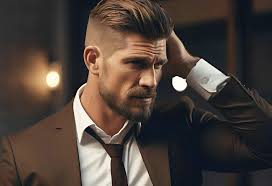
#> input picture images/img3.jpeg, 272 x 186 px
$ python thresholding.py
#> lines starting #> are read from the running program, lines starting #| are printed output that depends on the picture; after the words box and inside, x2 and y2 are one past the last pixel; in counts of white or black regions, pixels touching at a corner belong together
import cv2 as cv
import numpy as np

img = cv.imread('./images/img3.jpeg')
#> img is the input picture: shape (186, 272, 3); mean B, G, R 57.9, 64.4, 75.9
img = cv.resize(img,(400,400))
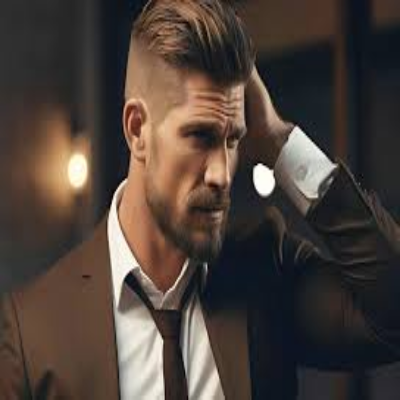
#> img: shape (400, 400, 3); mean B, G, R 57.8, 64.3, 75.8

img = cv.cvtColor(img,cv.COLOR_BGR2GRAY)
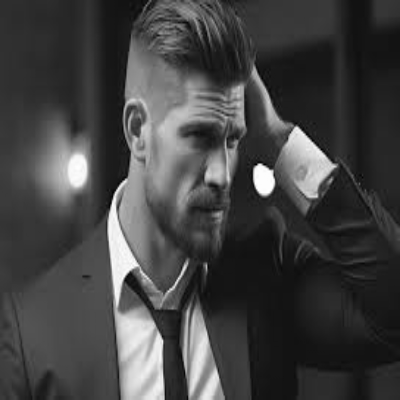
#> img: shape (400, 400); min 2, max 255, mean 67

# Simple Binary Thresholding
threshold,thresh=cv.threshold(img,150,255,cv.THRESH_BINARY)
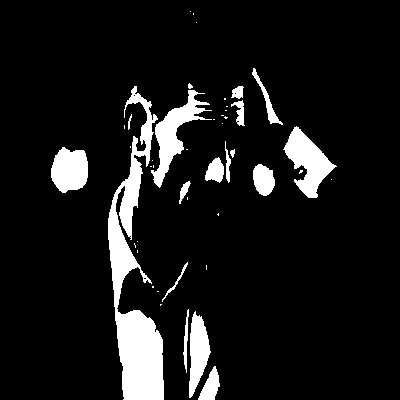
#> thresh: shape (400, 400); 9.7% white; 45 white regions (27 under 20 px), largest, box (x1, y1, x2, y2) and area: (108, 86, 164, 400) 6959, (151, 90, 212, 188) 1772, (283, 126, 337, 198) 1759
cv.imshow("img",thresh)

# inverse thresh

# threshold,thresh_inv=cv.threshold(img,150,255,cv.THRESH_BINARY_INV)
# cv.imshow("img",thresh_inv)


# Adaptive Thresholding
adpt_thresh = cv.adaptiveThreshold(img,255,cv.ADAPTIVE_THRESH_GAUSSIAN_C,cv.THRESH_BINARY_INV,13,3)
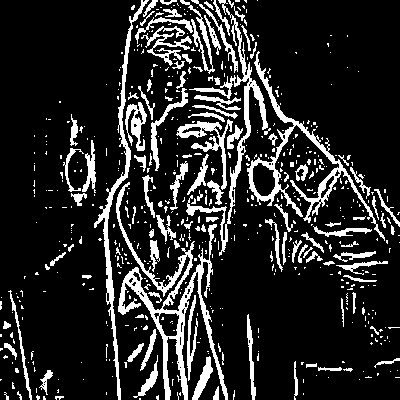
#> adpt_thresh: shape (400, 400); 15.7% white; 597 white regions (486 under 20 px), largest, box (x1, y1, x2, y2) and area: (116, 182, 228, 400) 3859, (247, 51, 385, 241) 2435, (186, 0, 268, 256) 2027
cv.imshow('adpt_thresh',adpt_thresh)


cv.waitKey(0)

$ run again, with images/img1.jpeg copied over images/img3.jpeg
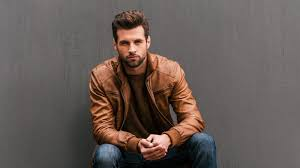
#> input picture images/img1.jpeg, 300 x 168 px
#> img is the input picture: shape (168, 300, 3); mean B, G, R 85.8, 90.2, 101.2
#> `threshold,thresh=cv.threshold(img,150,255,cv.THRESH_BINARY)`:
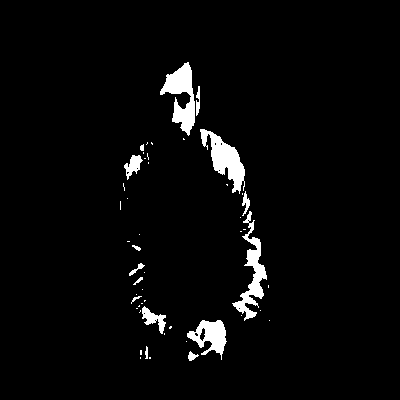
#> thresh: shape (400, 400); 3.4% white; 50 white regions (35 under 20 px), largest, box (x1, y1, x2, y2) and area: (160, 62, 195, 136) 1226, (200, 129, 245, 194) 1208, (232, 211, 267, 321) 1129
#> `adpt_thresh = cv.adaptiveThreshold(img,255,cv.ADAPTIVE_THRESH_GAUSSIAN..`:
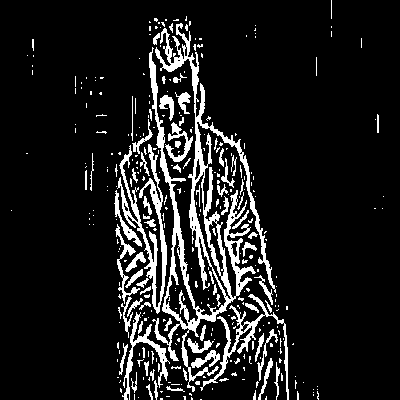
#> adpt_thresh: shape (400, 400); 11.3% white; 345 white regions (270 under 20 px), largest, box (x1, y1, x2, y2) and area: (149, 23, 276, 392) 7678, (117, 144, 167, 314) 1885, (200, 294, 289, 400) 1129

$ run again, with images/img2.jpeg copied over images/img3.jpeg
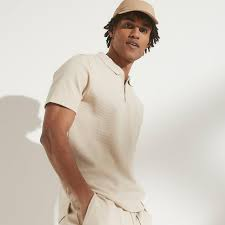
#> input picture images/img2.jpeg, 225 x 225 px
#> img is the input picture: shape (225, 225, 3); mean B, G, R 191.7, 201.9, 210.8
#> `threshold,thresh=cv.threshold(img,150,255,cv.THRESH_BINARY)`:
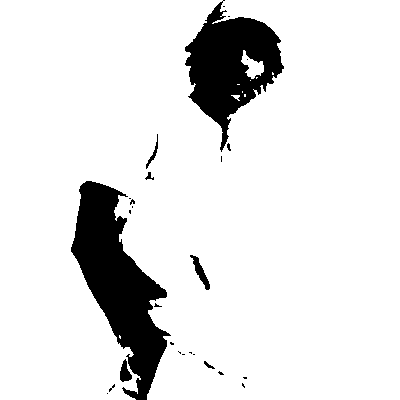
#> thresh: shape (400, 400); 89.1% white; 27 black regions (19 under 20 px), largest, box (x1, y1, x2, y2) and area: (71, 181, 171, 400) 9512, (185, 0, 284, 152) 7215, (190, 255, 210, 290) 227
#> `adpt_thresh = cv.adaptiveThreshold(img,255,cv.ADAPTIVE_THRESH_GAUSSIAN..`:
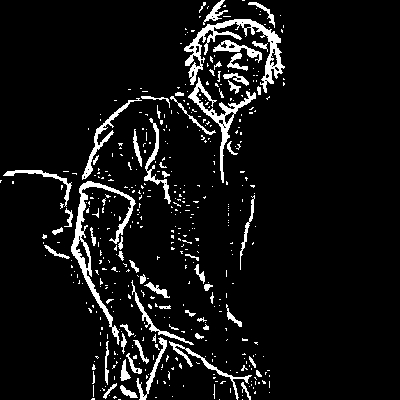
#> adpt_thresh: shape (400, 400); 7.3% white; 462 white regions (399 under 20 px), largest, box (x1, y1, x2, y2) and area: (184, 19, 285, 93) 1644, (71, 181, 136, 345) 1446, (188, 77, 256, 183) 943

$ run again, with images/img4.jpeg copied over images/img3.jpeg
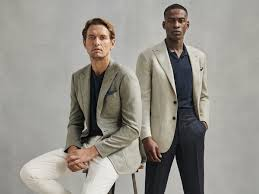
#> input picture images/img4.jpeg, 259 x 194 px
#> img is the input picture: shape (194, 259, 3); mean B, G, R 139.6, 146.5, 149.7
#> `threshold,thresh=cv.threshold(img,150,255,cv.THRESH_BINARY)`:
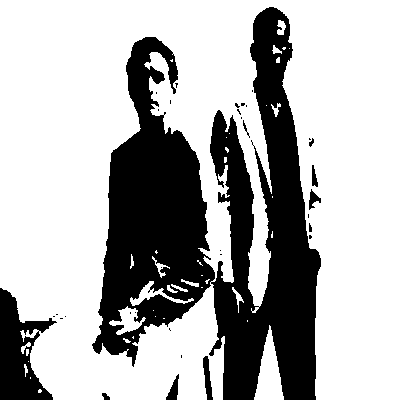
#> thresh: shape (400, 400); 69.8% white; 34 black regions (24 under 20 px), largest, box (x1, y1, x2, y2) and area: (92, 7, 321, 400) 44111, (0, 288, 57, 400) 3390, (203, 356, 213, 400) 247
#> `adpt_thresh = cv.adaptiveThreshold(img,255,cv.ADAPTIVE_THRESH_GAUSSIAN..`:
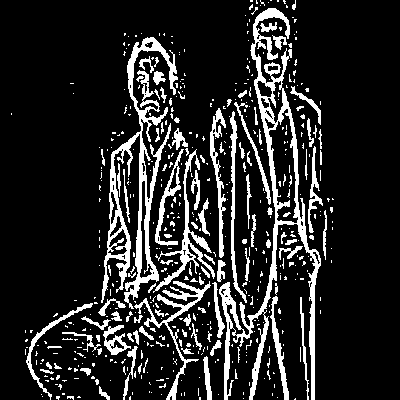
#> adpt_thresh: shape (400, 400); 15.1% white; 527 white regions (427 under 20 px), largest, box (x1, y1, x2, y2) and area: (219, 8, 321, 400) 5712, (101, 37, 178, 309) 4626, (134, 281, 211, 400) 1169
